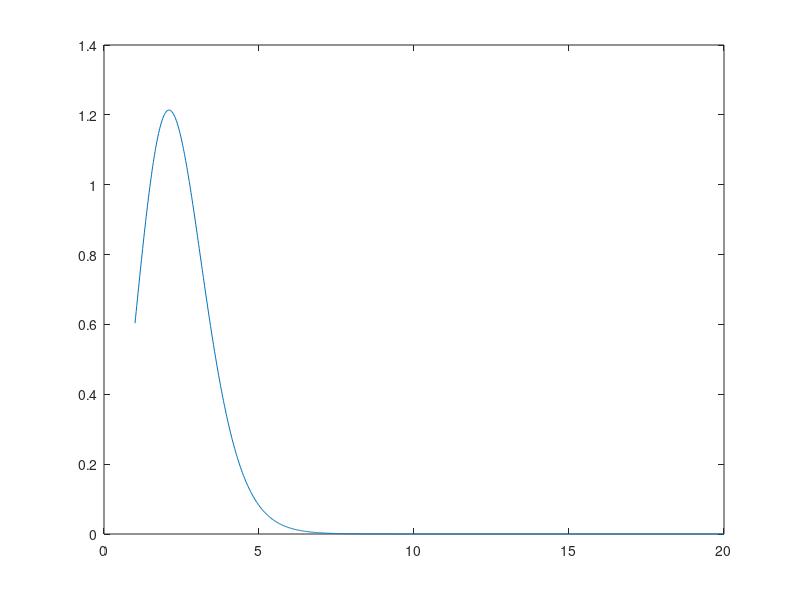
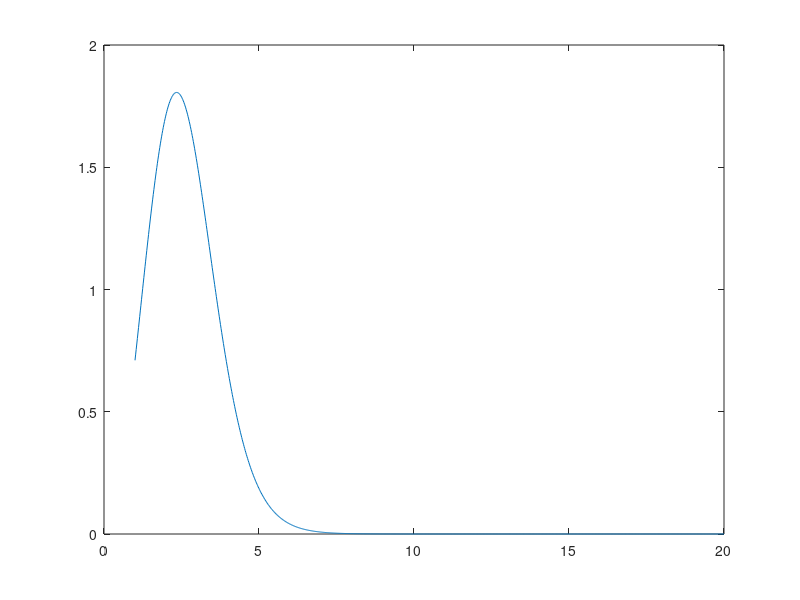
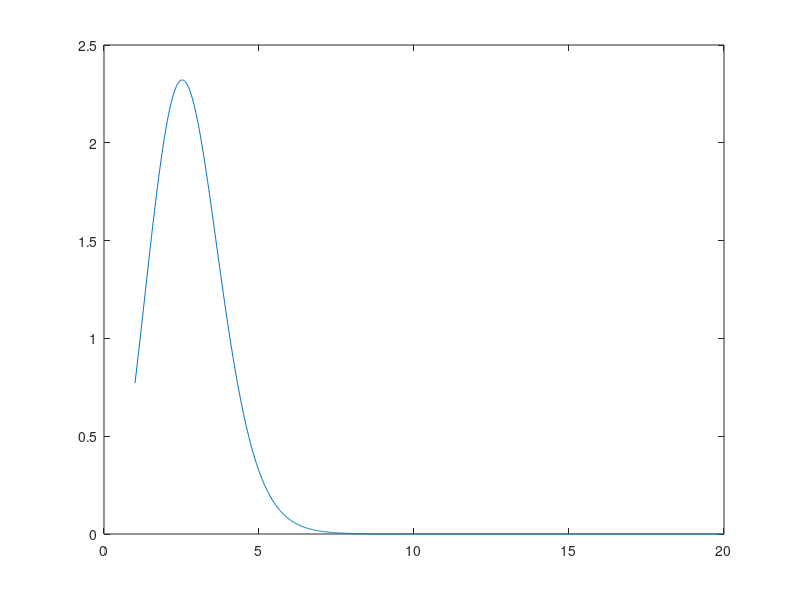
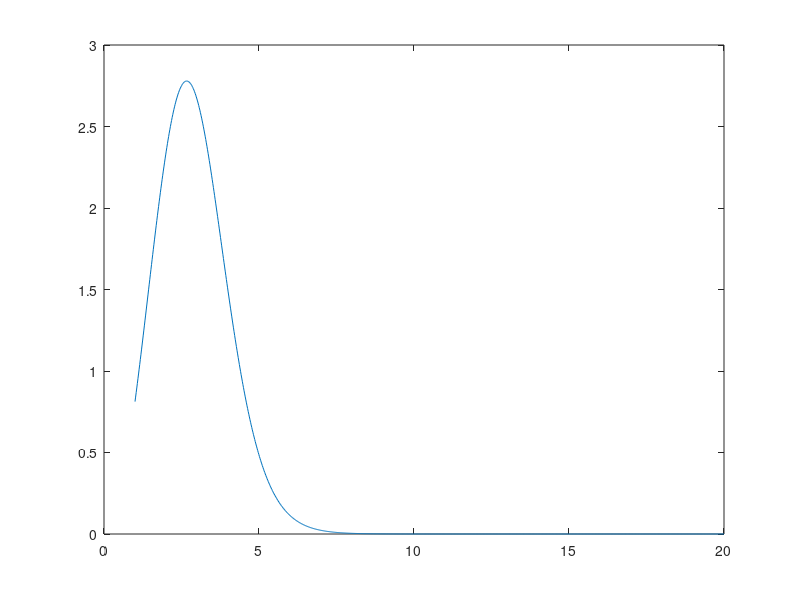

The MATLAB source for these figures, in order:
N = 1000;
a = linspace(1,20,1000);

for n = 10:5:N
    z = (a.^2).*((n-1)./(exp(a) + n - 1)).^2 + (n-1)*(1./((n-1).*exp(a) + 1)).^2;
    plot(a,z)
    print n
end